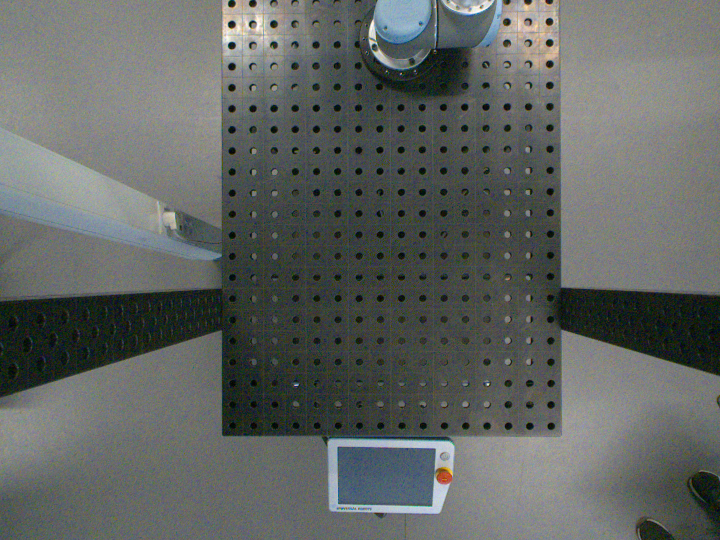
//> input picture pylon_openCV/src/testImg.png, 1440 x 1080 px (shown at 1/2 size)
$ ./main   (built with g++ and OpenCV 4)
//> lines starting //> are read from the running program, lines starting //| are printed output that depends on the picture; after the words box and inside, x2 and y2 are one past the last pixel; in counts of white or black regions, pixels touching at a corner belong together
### pylon_openCV/src/ximagehandler.h
#ifndef XIMAGEHANDLER_H
#define XIMAGEHANDLER_H
#include <stdio.h>
#include <opencv2/opencv.hpp>
#include <opencv2/core/core.hpp>
#include <opencv2/highgui/highgui.hpp>
#include <iostream>
#include <mutex>
#include <thread>
#include <opencv2/imgproc.hpp>


class ximageHandler
{
public:
    ximageHandler();
    ximageHandler(cv::Mat cleanImg);

    void loadImage(cv::Mat image);
    bool cutOutTable();

    //evt en funktion som samler alle loadimage, dectect, getcenter og transform i en funktion.
    std::pair<cv::Point2f, float> findBallAndPosition(cv::Mat image);

    bool dectectBall();
    void ballColor(int hue, int spread);

    cv::Mat getInputImage() const;
    cv::Mat getTable();
    cv::Point2f getPositionCM() const; //returnere i cm.

    void setMinMaxRadius(float minCM, float maxCM);
    void setRobotBase(float xcm, float ycm);

    float getRadiusCM() const; //returnere i cm.

    bool showResult = false;
private:

    bool debug = false;
    cv::Rect ROI;
    cv::Mat table;
    cv::Mat inputImage;
    std::vector<int> colorRange;
    float pixToCm;
    std::pair <float, float> minMaxRadius;
    float tableWidth = 80; //pixel to cm hackerway
    cv::Point2f centerPixel;
    float radius;
    cv::Point2f robotBase;


};

#endif // IMAGEHANDLER_H

### pylon_openCV/src/basler_cam.h
#ifndef BASLER_CAM_H
#define BASLER_CAM_H
#include <stdio.h>
#include <opencv2/opencv.hpp>
#include <opencv2/core/core.hpp>
#include <opencv2/highgui/highgui.hpp>
#include <pylon/PylonIncludes.h>
#include <iostream>
#include <mutex>
#include <thread>


class basler_cam
{
public:
    basler_cam();
    basler_cam(std::string calibrationPath);
    basler_cam(std::string calibrationPath, int exposure);
    basler_cam(std::string calibrationPath, int exposure, int maxFrameRate);

    ~basler_cam();

    bool isConnected(); //returns true if we have a connection to the camera.
    bool start(); //returns true if the camera was started correctly.
    void shutdown();

    void setPath(std::string calibrationPath) {path = calibrationPath; }
    void calibrate(); //run calibration on pictures in path
    void updateCameraMatrix(cv::Mat NewCameraMatrix, cv::Mat NewCoeffs); //changing calibration manually use with care

    cv::Mat getImage(); //get newest cv:Mat image (remapped)


    std::thread *baslerCamThread; //skal muligvis senere flyttes til private.

private:
    void GrabPictures(); //polling pictures from cam to memory

    // Create a PylonImage that will be used to create OpenCV images later.
    Pylon::CPylonImage pylonImage;
    cv::Mat openCvImage;    // Create an OpenCV image.
    std::string path = "../imgs/*.bmp";     // Path of the folder containing checkerboard images

    int myExposure = 12500;
    int frameRate  = 60;
    int frame = 1;
    bool exit = false;
    bool isRectified = false;
    int CHECKERBOARD[2]{9,6};

    std::vector<cv::Mat> caliPics;
    cv::Mat map1,map2;
    cv::Mat remapped_image;

    //calibration matrix
    cv::Mat cameraMatrix;
    cv::Mat distCoeffs;
    cv::Mat R;
    cv::Mat T;

    std::mutex *PicsMtx = nullptr;

};

#endif // BASLER_CAM_H

### pylon_openCV/src/ximagehandler.cpp
#include "ximagehandler.h"

// [4 lines left out: function ximageHandler, not called in this run]

ximageHandler::ximageHandler(cv::Mat cleanImg)
{
    loadImage(cleanImg);

    if (cutOutTable()){
        std::cout << "succesfull ROI" << std::endl;
    } else {
        std::cout << "failed ROI" << std::endl;
    }
}

void ximageHandler::loadImage(cv::Mat image)
{
    image.copyTo(inputImage);
//> inputImage is the input picture: 1080 rows x 1440 cols, CV_8UC3; mean B, G, R 98.1, 101.1, 97
}

bool ximageHandler::cutOutTable()
{
    cv::Mat grey;
    if (debug) cv::imshow( "input", inputImage);
    cv::cvtColor( inputImage, grey, cv::COLOR_BGR2GRAY ); //Convert to gray
    cv::Mat kernell(5,5, CV_8U, cv::Scalar(1));
    cv::morphologyEx(grey, grey, cv::MORPH_GRADIENT, kernell); //det smart
    if (debug) cv::imshow( "closedimggrey", grey);

    cv::threshold(grey, grey, 35, 255, cv::THRESH_BINARY_INV);
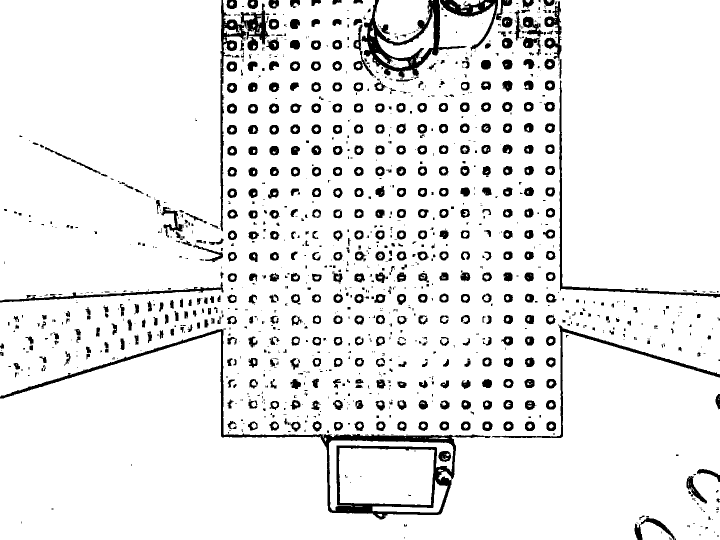
//> grey: 1080 rows x 1440 cols, CV_8UC1 (shown at 1/2 size); 91.5% white; 1301 black regions (733 under 20 px), largest, box (x1, y1, x2, y2) and area: (0, 657, 982, 1039) 15804, (723, 0, 934, 156) 7435, (441, 0, 493, 463) 3603

    //remove noice
    cv::Mat kernel (2, 2, CV_8U, cv::Scalar(1));
    cv::dilate(grey, grey, kernel);
    cv::erode(grey, grey, kernel);
    cv::medianBlur(grey, grey, 5);
//> grey: 1080 rows x 1440 cols, CV_8UC1; 92% white; 673 black regions (221 under 20 px), largest, box (x1, y1, x2, y2) and area: (0, 659, 913, 1040) 15681, (708, 0, 1025, 157) 11174, (442, 0, 539, 462) 5872
    cv::bitwise_not ( grey, grey );
//> grey: 1080 rows x 1440 cols, CV_8UC1; 8% white; 673 white regions (221 under 20 px)
    if (debug) cv::imshow( "filtering and convert to bin", grey);

    // find contours. Makes it easier to sort for what we want.
    std::vector<std::vector<cv::Point>> contours;
    std::vector<cv::Vec4i> hierarchy;
    cv::findContours(grey,contours, cv::RETR_EXTERNAL, cv::CHAIN_APPROX_SIMPLE);
//> contours = 672 contours, 254 with area under 20; largest, box (x1, y1, x2, y2) and area: (0, 659, 913, 1040) 42628, (708, 0, 1025, 157) 14878, (442, 0, 539, 462) 5840, (1008, 653, 1440, 877) 2707, (1119, 175, 1440, 597) 2637

    //remove small contours, mostly all the cirles on the table.
    for (std::vector<std::vector<cv::Point> >::iterator it = contours.begin(); it!=contours.end(); )
    {
        if (it->size()<150)
            it=contours.erase(it);
        else

            ++it;
    }
//> after the loop, contours = 7 contours; box (x1, y1, x2, y2) and area: (0, 659, 913, 1040) 42628, (708, 0, 1025, 157) 14878, (442, 0, 539, 462) 5840, (1008, 653, 1440, 877) 2707, (1119, 175, 1440, 597) 2637, (0, 568, 448, 606) 1890, (1090, 4, 1124, 118) 1516

    //draw filled contours of whats left.
    cv::Mat drawing = cv::Mat::zeros( grey.size(), CV_8UC3 );
    for( int i = 0; i< contours.size(); i++ )
    {
        cv::drawContours(drawing, contours, i, cv::Scalar(255, 255, 255), cv::FILLED);
    }
//> this loop made 7 passes
//> drawing: 1080 rows x 1440 cols, CV_8UC3; 4.9% white; 7 white regions, largest, box (x1, y1, x2, y2) and area: (0, 659, 913, 1040) 43905, (708, 0, 1025, 157) 15641, (442, 0, 539, 462) 6527
    //close egdes.
    cv::morphologyEx(drawing, drawing, cv::MORPH_CLOSE, kernell);
//> drawing: 1080 rows x 1440 cols, CV_8UC3; 5% white; 7 white regions, largest, box (x1, y1, x2, y2) and area: (0, 659, 913, 1040) 44021, (708, 0, 1025, 157) 15856, (442, 0, 539, 462) 6651
    cv::cvtColor(drawing, grey, cv::COLOR_BGR2GRAY);
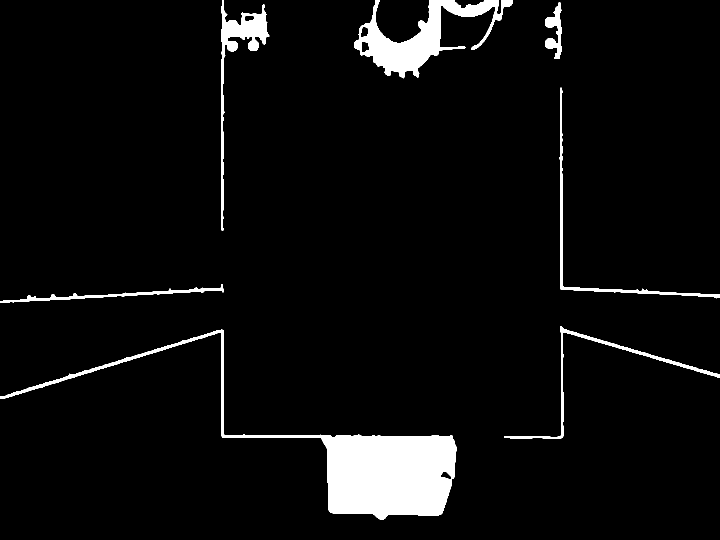
//> grey: 1080 rows x 1440 cols, CV_8UC1 (shown at 1/2 size); 5% white; 7 white regions, largest, box (x1, y1, x2, y2) and area: (0, 659, 913, 1040) 44021, (708, 0, 1025, 157) 15856, (442, 0, 539, 462) 6651

    //find corners of table
    int lastCount = 0;
    int thisCount;
    int offset = 2;
    cv::Point topLeftCorner, topRightCorner, botLeftCorner, botRightCorner;

    for (int i = 0; i < grey.cols; i++){
        thisCount = 0;
        topLeftCorner = cv::Point(i,0);

        for (int j = 0; j < grey.rows; j++){
            if (grey.at<uchar>(j,i) >= 120) {
                thisCount++;
                botLeftCorner = cv::Point(i,j);
            }

        }
        if(thisCount > offset*offset*10 && thisCount - lastCount < offset) {
            break;
        }
        lastCount = thisCount;
    }
//> this loop made 446 passes
//> (thisCount, botLeftCorner, lastCount) on passes 1 to 8: (9, Point(0, 797), 9), (9, Point(1, 797), 9), (9, Point(2, 797), 9), (9, Point(3, 797), 9), (10, Point(4, 797), 10), (10, Point(5, 797), 10), (10, Point(6, 797), 10), (10, Point(7, 797), 10)
//> after the loop, thisCount = 694; botLeftCorner = Point(445, 874)
    for (int i = grey.cols; i > 0; i--){
        thisCount = 0;
        topRightCorner = cv::Point(i,0);

        for (int j = 0; j < grey.rows; j++){
            if (grey.at<uchar>(j,i) >= 120) {
                thisCount++;
                botRightCorner = cv::Point(i,j);
            }

        }
        if(thisCount > offset*offset*10 && thisCount - lastCount < offset) {
            break;
        }
        lastCount = thisCount;
    }
//> this loop made 319 passes
//> (thisCount, botRightCorner, lastCount) on passes 1 to 8: (9, Point(1440, 796), 9), (13, Point(1439, 755), 13), (13, Point(1438, 755), 13), (12, Point(1437, 754), 12), (13, Point(1436, 754), 13), (13, Point(1435, 754), 13), (15, Point(1434, 754), 15), (14, Point(1433, 753), 14)
//> after the loop, thisCount = 603; botRightCorner = Point(1122, 876)

    cv::line(drawing, topLeftCorner, botLeftCorner, cv::Scalar(0, 255, 0), 1, cv::LINE_AA);
//> topLeftCorner = Point(445, 0)
    cv::line(drawing, topRightCorner, botRightCorner, cv::Scalar(0, 255, 0), 1, cv::LINE_AA);
//> topRightCorner = Point(1122, 0)

    if (debug) cv::imshow("where it found table egdes", drawing);


    // Crop the full image to that image contained by the rectangle myROI
    // Note that this doesn't copy the data
    ROI = cv::Rect(topLeftCorner, botRightCorner);
//> ROI = Rect(445, 0, 677, 876)
    table = inputImage(ROI);
    if (table.cols - inputImage.cols < 0){
        //pixel to cm hackerway
        pixToCm = table.cols / tableWidth;

        if (showResult) cv::imshow("table", table);
        return 1;
    } else {
        return 0;
    }
}

std::pair<cv::Point2f, float> ximageHandler::findBallAndPosition(cv::Mat image)
{
    loadImage(image);
    if(dectectBall()) {
        return std::pair<cv::Point2f, float>(getPositionCM(),getRadiusCM());

    } else {
        return std::pair<cv::Point2f, float>(cv::Point2f(NULL), NULL);
    }
}


void ximageHandler::ballColor(int hue, int spread)
{
    //std::vector<int> colorRange = {0,30,170,180};
    colorRange.clear();
    if (hue-spread > 0){
        colorRange.push_back(0);
        colorRange.push_back(hue+spread);
        colorRange.push_back(180-(hue-spread));
        colorRange.push_back(180);

    } else {
        colorRange.push_back(hue-spread);
        colorRange.push_back(hue);
        colorRange.push_back(hue+1);
        colorRange.push_back(hue+spread);
    }
}

bool ximageHandler::dectectBall()
{
    cv::Mat hsv_image;
    cv::cvtColor(table, hsv_image, cv::COLOR_BGR2HLS);


    // Threshold the HSV image, keep only the red pixels
    cv::Mat lower_red_hue_range;
    cv::Mat upper_red_hue_range;
    cv::Mat bin;
    cv::inRange(hsv_image, cv::Scalar(colorRange[0], 100, 120), cv::Scalar(colorRange[1], 240, 255), lower_red_hue_range);
    cv::inRange(hsv_image, cv::Scalar(colorRange[2], 100, 120), cv::Scalar(colorRange[3], 240, 255), upper_red_hue_range);
    cv::addWeighted(lower_red_hue_range, 1, upper_red_hue_range, 1, 0, bin);

    //remove noice
    cv::Mat kernel (3, 3, CV_8U, cv::Scalar(1));

    cv::erode(bin, bin, kernel);
    cv::dilate(bin, bin, kernel);
    cv::medianBlur(bin, bin, 7);

    //find contours
    std::vector<std::vector<cv::Point>> contours;

    radius;
    cv::findContours(bin,contours, cv::RETR_EXTERNAL, cv::CHAIN_APPROX_SIMPLE);

    //remove small contours
    for (std::vector<std::vector<cv::Point> >::iterator it = contours.begin(); it!=contours.end(); )
    {
        if (it->size()<(20)) {
            it=contours.erase(it);
        } else {
            ++it;
        }
    }

    //draw filled contours of whats left.
    cv::Mat drawing = table;
    for( int i = 0; i< contours.size(); i++ )
    {
        cv::minEnclosingCircle(contours[i], centerPixel, radius);
        cv::circle(drawing, centerPixel, radius, cv::Scalar(0, 255, 0), 2 );
        cv::circle(drawing, robotBase, 85, cv::Scalar(255, 255, 255), 2 );
    }


    if (showResult) cv::imshow("ball", drawing);
    if (debug) std::cout << radius << std::endl;
    if (debug) std::cout << contours.size() << std::endl;

    if (minMaxRadius.first < radius && minMaxRadius.second > radius  && contours.size() == 1){
        return true;
    } else {
        return false;
    }

}

// [10 lines left out: functions getInputImage, getTable, not called in this run]

void ximageHandler::setMinMaxRadius(float minCM, float maxCM)
{
//> called with minCM = 1.2, maxCM = 3
    minMaxRadius.first = minCM*pixToCm;
    minMaxRadius.second = maxCM*pixToCm;
}

cv::Point2f ximageHandler::getPositionCM() const
{
    cv::Point2f baseToCenter = centerPixel - robotBase;
    return baseToCenter/pixToCm;
}

void ximageHandler::setRobotBase(float xcm, float ycm)
{
//> called with xcm = 42.2, ycm = 8.8

    robotBase.x = xcm * pixToCm;
    robotBase.y = ycm * pixToCm;
    if (debug){
        cv::Mat drawing = table;
        cv::circle(drawing, robotBase, 85, cv::Scalar(0, 255, 0), 2 );
        if (debug) cv::imshow("Robot Base", drawing);
    }
}

float ximageHandler::getRadiusCM() const
{
    return radius/pixToCm;
}

### pylon_openCV/src/main.cpp
#include <stdio.h>
#include <opencv2/opencv.hpp>
#include <opencv2/core/core.hpp>
#include <opencv2/highgui/highgui.hpp>
#include <pylon/PylonIncludes.h>
#include <iostream>
#include "basler_cam.h"
#include "ximagehandler.h"

int main(int argc, char* argv[])
{

//    //example: given a path and exposure time
//    basler_cam camera1("../imgs/*.bmp", 12500);

//    if (camera1.start()){
//        std::cout << "camera started succesfully" << std::endl;
//    } else std::cout << "camera not connected, showing test image..." << std::endl;

//    //get latest image. if no connection is present. it will return a test pic or the latest picture from the camera.


//    //returns true if we got a connection. if it returns false, we thread is finished executing and has been joined.
//    std::cout << camera1.isConnected() << std::endl;


    //if called with a image it will automagically load the image and perform table detection.
    ximageHandler imgHandler(cv::imread("../src/testImg.png"));
    //imgHandler.showResult = true;


    //setup search crits
    imgHandler.ballColor(10, 20); //set what color ball we are looking for
    imgHandler.setMinMaxRadius(1.2, 3);
    imgHandler.setRobotBase(42.2, 8.8);

    //load img and find ball
    imgHandler.loadImage(cv::imread("../balls/remappedBall1.png"));
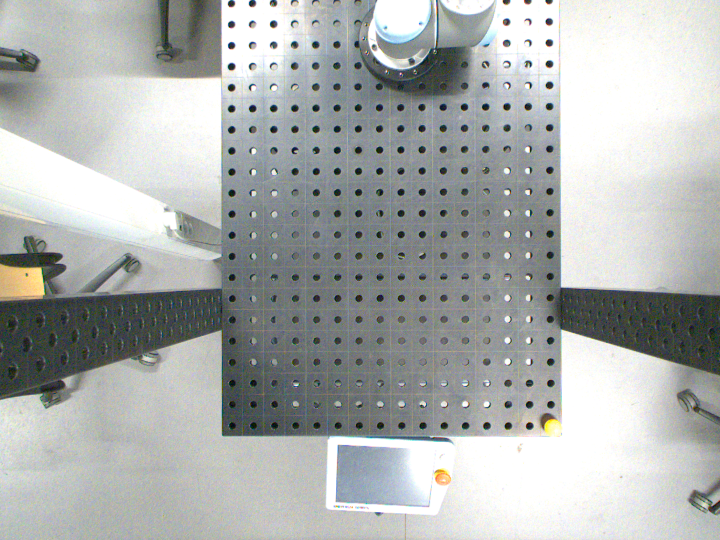
//> input picture pylon_openCV/balls/remappedBall1.png, 1440 x 1080 px (shown at 1/2 size)
//> in loadImage, inputImage is the input picture: 1080 rows x 1440 cols, CV_8UC3; mean B, G, R 174.3, 175.9, 172.5
    if (imgHandler.dectectBall()) { //find the ball
//> in dectectBall, `cv::findContours(bin,contours, cv::RETR_EXTERNAL, cv::CHAIN_APPROX_SIM..`: contours = 1 contour; box (x1, y1, x2, y2) and area: (644, 838, 677, 873) 814
//> the loop in dectectBall, `for (std::vector<std::vector<cv::Point> >::iterator it = contours.begi..` made 1 pass
//> the loop in dectectBall, `for( int i = 0; i< contours.size(); i++ )` made 1 pass
    std::cout << "position: " << imgHandler.getPositionCM() << " || ball radius: " << imgHandler.getRadiusCM() << std::endl;
//> in getPositionCM, `cv::Point2f baseToCenter = centerPixel - robotBase;`: baseToCenter = Point(303.6, 781.9)
//| position: [35.8814, 92.3979] || ball radius: 2.20614
    cv::waitKey();
    }

    imgHandler.loadImage(cv::imread("../balls/remappedBall2.png"));
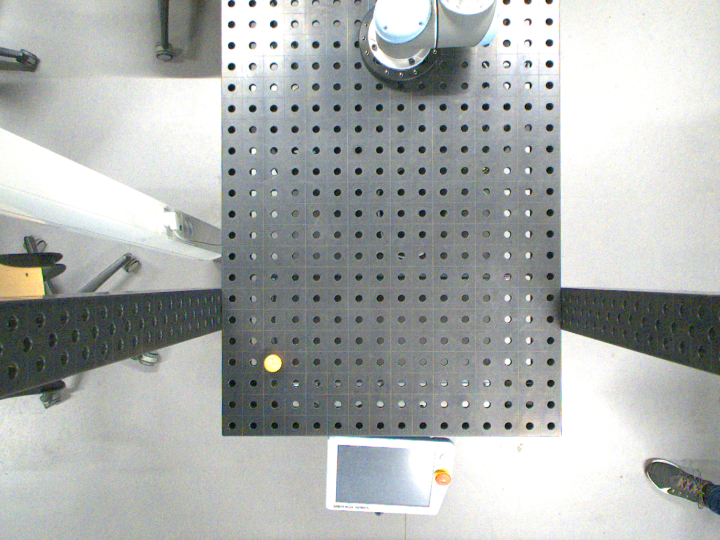
//> input picture pylon_openCV/balls/remappedBall2.png, 1440 x 1080 px (shown at 1/2 size)
//> in loadImage, inputImage is the input picture: 1080 rows x 1440 cols, CV_8UC3; mean B, G, R 174.3, 176, 172.5
    if (imgHandler.dectectBall()) {
//> in dectectBall (call 2), `cv::findContours(bin,contours, cv::RETR_EXTERNAL, cv::CHAIN_APPROX_SIM..`: contours = 1 contour; box (x1, y1, x2, y2) and area: (83, 709, 117, 744) 872
//> the loop in dectectBall (call 2), `for (std::vector<std::vector<cv::Point> >::iterator it = contours.begi..` made 1 pass
//> the loop in dectectBall (call 2), `for( int i = 0; i< contours.size(); i++ )` made 1 pass
//> (centerPixel, radius) on pass 1: (Point(100.3, 726.4), 17.51)
    std::cout << "position: " << imgHandler.getPositionCM() << " || ball radius: " << imgHandler.getRadiusCM() << std::endl;
//| position: [-30.3449, 77.0414] || ball radius: 2.06949
    cv::waitKey();
    }


    std::cout << "position: " << imgHandler.findBallAndPosition(cv::imread("../balls/remappedBall3.png")).first
              << " || ball radius: " << imgHandler.findBallAndPosition(cv::imread("../balls/remappedBall3.png")).second << std::endl;
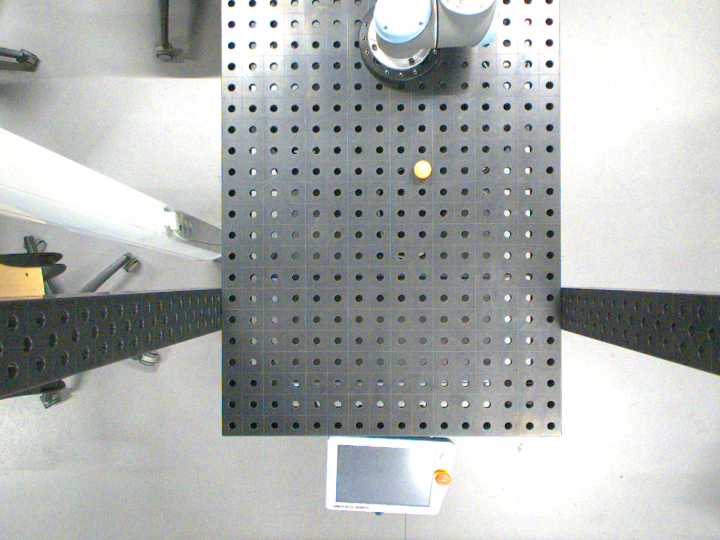
//> input picture pylon_openCV/balls/remappedBall3.png, 1440 x 1080 px (shown at 1/2 size)
//> in loadImage, inputImage is the input picture: 1080 rows x 1440 cols, CV_8UC3; mean B, G, R 176.6, 178.2, 174.7
//> in dectectBall (call 3), `cv::findContours(bin,contours, cv::RETR_EXTERNAL, cv::CHAIN_APPROX_SIM..`: contours = 4 contours, 3 with area under 20; largest, box (x1, y1, x2, y2) and area: (383, 321, 419, 358) 884
//> after the loop in dectectBall (call 3), `for (std::vector<std::vector<cv::Point> >::iterator it = contours.begi..`: contours = 1 contour; box (x1, y1, x2, y2) and area: (383, 321, 419, 358) 884
//> in dectectBall (call 4), `cv::findContours(bin,contours, cv::RETR_EXTERNAL, cv::CHAIN_APPROX_SIM..`: contours = 4 contours, 3 with area under 20; largest, box (x1, y1, x2, y2) and area: (383, 321, 419, 358) 884
//> after the loop in dectectBall (call 4), `for (std::vector<std::vector<cv::Point> >::iterator it = contours.begi..`: contours = 1 contour; box (x1, y1, x2, y2) and area: (383, 321, 419, 358) 884
//| position: [5.19734, 31.2473] || ball radius: 2.14281
    cv::waitKey();

    std::pair<cv::Point2f, float> ball = imgHandler.findBallAndPosition(cv::imread("../balls/remappedBall4.png"));
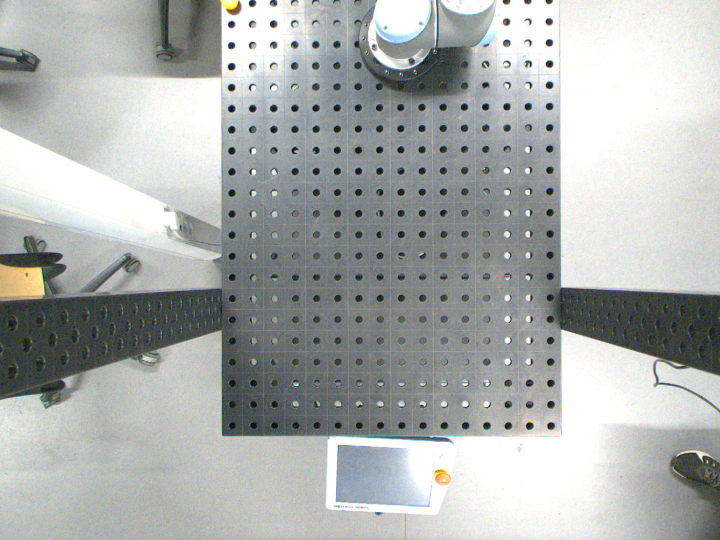
//> input picture pylon_openCV/balls/remappedBall4.png, 1440 x 1080 px (shown at 1/2 size)
//> in loadImage, inputImage is the input picture: 1080 rows x 1440 cols, CV_8UC3; mean B, G, R 174, 175.6, 172.1
//> in dectectBall (call 5), `cv::inRange(hsv_image, cv::Scalar(colorRange[0], 100, 120), cv::Scalar..`:
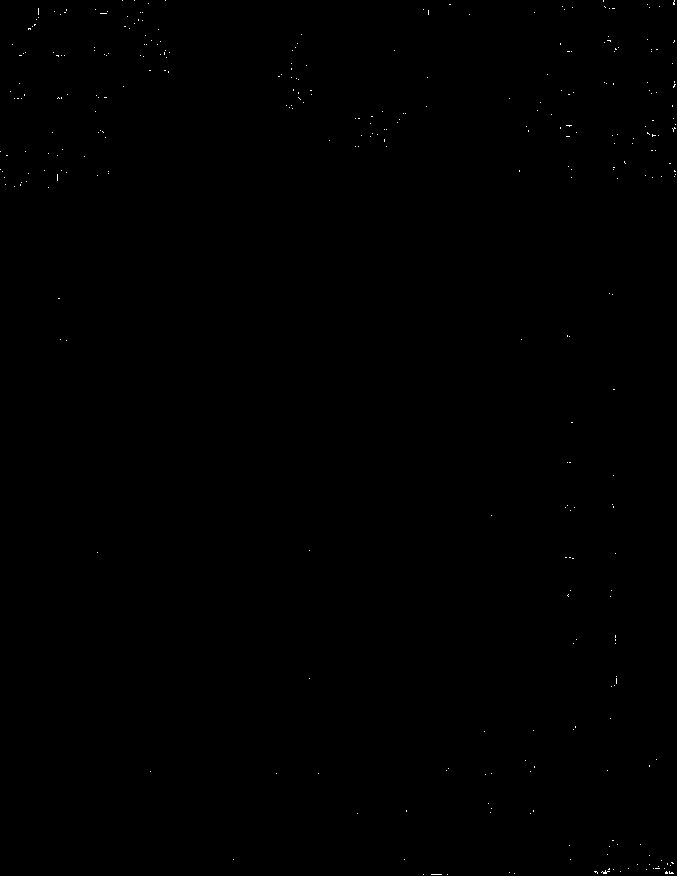
//> lower_red_hue_range: 876 rows x 677 cols, CV_8UC1; 0.09% white in thin lines or dots
//> in dectectBall (call 5), `cv::findContours(bin,contours, cv::RETR_EXTERNAL, cv::CHAIN_APPROX_SIM..`: contours = 1 contour; box (x1, y1, x2, y2) and area: (0, 0, 31, 19) 458
//> the loop in dectectBall (call 5), `for (std::vector<std::vector<cv::Point> >::iterator it = contours.begi..` made 1 pass
//> the loop in dectectBall (call 5), `for( int i = 0; i< contours.size(); i++ )` made 1 pass
//> (centerPixel, radius) on pass 1: (Point(15, 6), 16.16)
    std::cout << "position: " << ball.first
              << " || ball radius: " << ball.second << std::endl;
//| position: [-40.4275, -8.09099] || ball radius: 1.90908
    cv::waitKey();


// [20 lines of commented-out code are left out]


    return 1;
}
